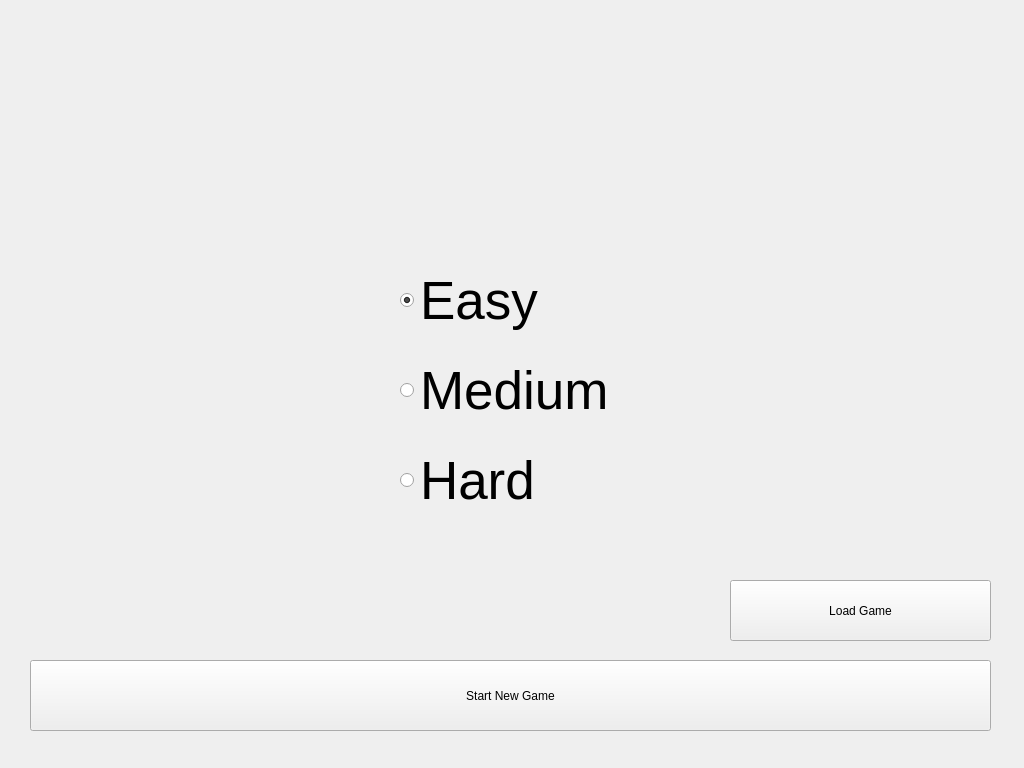
<?xml version="1.0" encoding="UTF-8"?>
<ui version="4.0">
 <class>Widget</class>
 <widget class="QWidget" name="Widget">
  <property name="geometry">
   <rect>
    <x>0</x>
    <y>0</y>
    <width>1024</width>
    <height>768</height>
   </rect>
  </property>
  <property name="windowTitle">
   <string>Widget</string>
  </property>
  <property name="styleSheet">
   <string notr="true"/>
  </property>
  <widget class="QPushButton" name="btnStart">
   <property name="geometry">
    <rect>
     <x>30</x>
     <y>660</y>
     <width>961</width>
     <height>71</height>
    </rect>
   </property>
   <property name="styleSheet">
    <string notr="true">font: 20pt &quot;Sans Serif&quot;;</string>
   </property>
   <property name="text">
    <string>Start New Game</string>
   </property>
  </widget>
  <widget class="QRadioButton" name="rbEasy">
   <property name="geometry">
    <rect>
     <x>400</x>
     <y>270</y>
     <width>171</width>
     <height>61</height>
    </rect>
   </property>
   <property name="styleSheet">
    <string notr="true">font: 40pt</string>
   </property>
   <property name="text">
    <string>Easy</string>
   </property>
   <property name="checked">
    <bool>true</bool>
   </property>
  </widget>
  <widget class="QRadioButton" name="rbMedium">
   <property name="geometry">
    <rect>
     <x>400</x>
     <y>360</y>
     <width>271</width>
     <height>61</height>
    </rect>
   </property>
   <property name="styleSheet">
    <string notr="true">font: 40pt;</string>
   </property>
   <property name="text">
    <string>Medium</string>
   </property>
  </widget>
  <widget class="QRadioButton" name="rbHard">
   <property name="geometry">
    <rect>
     <x>400</x>
     <y>450</y>
     <width>181</width>
     <height>61</height>
    </rect>
   </property>
   <property name="styleSheet">
    <string notr="true">font: 40pt;</string>
   </property>
   <property name="text">
    <string>Hard</string>
   </property>
  </widget>
  <widget class="QPushButton" name="btnLoad">
   <property name="geometry">
    <rect>
     <x>730</x>
     <y>580</y>
     <width>261</width>
     <height>61</height>
    </rect>
   </property>
   <property name="styleSheet">
    <string notr="true">font: 20pt &quot;Sans Serif&quot;;</string>
   </property>
   <property name="text">
    <string>Load Game</string>
   </property>
  </widget>
  <widget class="QLabel" name="label">
   <property name="geometry">
    <rect>
     <x>140</x>
     <y>20</y>
     <width>721</width>
     <height>161</height>
    </rect>
   </property>
   <property name="text">
    <string/>
   </property>
   <property name="pixmap">
    <pixmap resource="images/resources.qrc">:/logo.png</pixmap>
   </property>
  </widget>
 </widget>
 <layoutdefault spacing="6" margin="11"/>
 <resources>
  <include location="images/resources.qrc"/>
 </resources>
 <connections/>
</ui>
